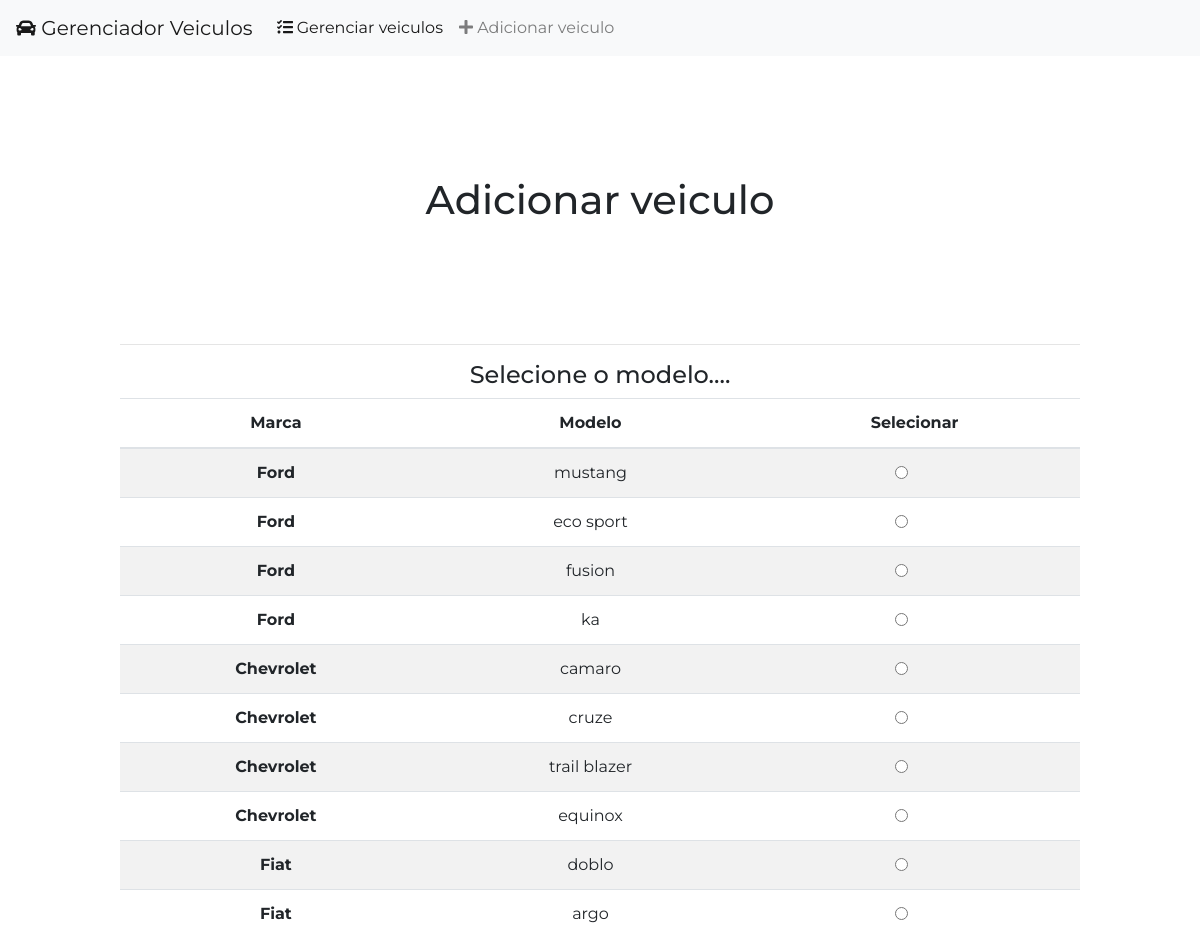
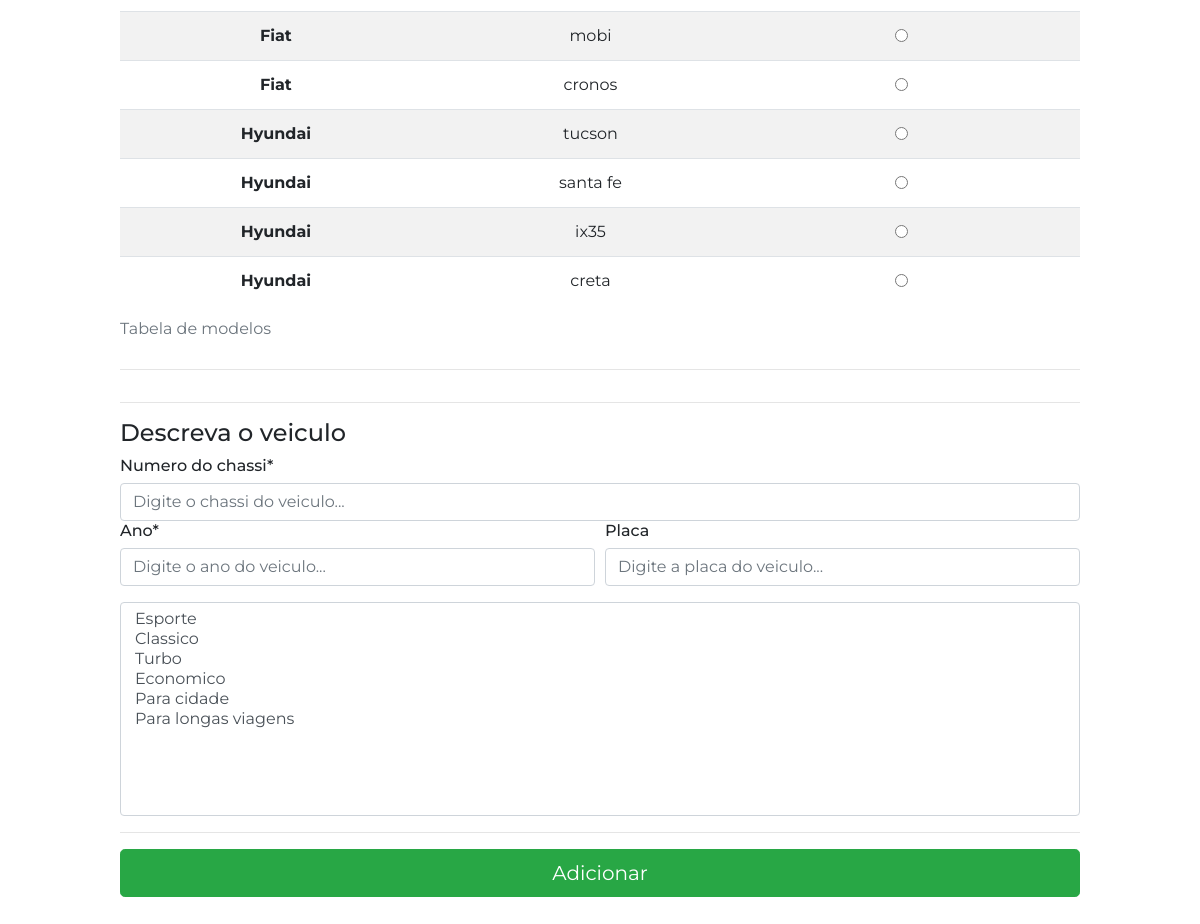
/view/add_veiculo.php, run on the app's committed database (2 pictures, top to bottom).
### tables this page shows
CREATE TABLE IF NOT EXISTS `marca` (
  `id` int(11) NOT NULL AUTO_INCREMENT,
  `nome` varchar(30) NOT NULL,
  PRIMARY KEY (`id`),
  UNIQUE KEY `id` (`id`)
);

CREATE TABLE IF NOT EXISTS `modelo` (
  `id` int(11) NOT NULL AUTO_INCREMENT,
  `fk_marca` int(11) NOT NULL,
  `nome` varchar(50) NOT NULL,
  PRIMARY KEY (`id`)
);

### model/DAO/CarroDAO.php (the view, shortened to what this page needs)
<?php
class CarroDAO{
    public function selectMarcaModelo(){
        $cona = new Conexao();
        $con=$cona->abreConexao();
        $SQL=$con->query("SELECT modelo.id as mid,modelo.nome as modn,marca.nome as marn FROM modelo INNER JOIN marca ON modelo.fk_marca=marca.id");
        $i=0;
        while($registros = $SQL->fetch_array()){
            if ($i==0) {
               $listaMarca[]=" <th scope='row'>".$registros["marn"]."</th>
                            <td>".$registros["modn"]."</td>
                            <td>
                                <input class='form-check-input' type='radio' name='modelo' id='inlineCheckbox".$registros["mid"]."' value='".$registros["mid"]." required'>
                            </td>
                            ";
            }else{
                $listaMarca[]=" <th scope='row'>".$registros["marn"]."</th>
                                <td>".$registros["modn"]."</td>
                                <td>
                                    <input class='form-check-input' type='radio' name='modelo' id='inlineCheckbox".$registros["mid"]."' value='".$registros["mid"]."'>
                                </td>
                            ";
                        }
                        $i++;
                }
        return $listaMarca;
    }
    public function selectCaracteristicas(){
        $cona = new Conexao();
        $con=$cona->abreConexao();
        $SQL=$con->query("SELECT * FROM caracteristicas");
        while($registros = $SQL->fetch_array()){
            $listaCaracteristicas[]="<option value='".$registros["id"]."'>".$registros["nome"]."</option>";
        }
        return $listaCaracteristicas;
    }
}
?>

### view/add_veiculo.php (shortened to what this page needs)
<?php include("../model/DAO/CarroDAO.php")?>
<?php
	$co=new CarroDAO();
	$listaCaracteristicas=$co->selectCaracteristicas();
	$listaMarcaModelos=$co->selectMarcaModelo();
?>
<!DOCTYPE html>
<html>
<head>
	<?php include(__DIR__.'/./template/head.php')?>
	<link rel="stylesheet" type="text/css" href="https://cdn.datatables.net/1.10.20/css/jquery.dataTables.min.css">
</head>
<body>
	<div id="menu">
		<?php
			include(__DIR__.'/./template/menu.php');
		?>
	</div>
	<main>
		<div class="content-fluid" style="padding: 10%">
			<div class="text-center">
				<h1>Adicionar veiculo</h1>
			</div>
			<form  method="post" name="frmveiculo" id="frmveiculo">
				<div style="padding-top: 10%" class="table-responsive text-center">
					<hr>
					<h4>Selecione o modelo....</h4>
					<table id="tabelaMarcaModelos" class="display table table-striped">
						<caption>Tabela de modelos</caption>
						<thead>
							<tr>
								<th scope="col">Marca</th>
								<th scope="col">Modelo</th>
								<th scope="col">Selecionar</th>
							</tr>
						</thead>
						<tbody>
							<?php
								foreach ($listaMarcaModelos as $modelos) {
									echo "<tr>";
									echo $modelos;
									echo "</tr>";
								}
							?>
						</tbody>
					</table>
					<hr>
				</div>
				<hr>
				<h4>Descreva o veiculo</h4>
				<div class="form-group">
					<div class="form-row">
						<div class="col">
							<h6>Numero do chassi*</h6>
							<input type="text" maxlength="17" minlength="17" class="form-control" placeholder="Digite o chassi do veiculo..." id="chassi" name="chassi" required="">
						</div>
					</div>
					<div class="form-group">
						<div class="form-row">
							<div class="col-md-6">
								<h6>Ano*</h6>
								<input type="text" maxlength="4" minlength="4" class="form-control" pattern="[0-9]*" id="ano" name="ano" placeholder="Digite o ano do veiculo..." required="">
							</div>
							<div class="col-md-6">
								<h6>Placa</h6>
								<input type="text" maxlength="7" minlength="7" class="form-control" placeholder="Digite a placa do veiculo..." id="placa" name="placa" required="">
							</div>
						</div>
					</div>
					<div class="form-row">
						<div class="col">
							<select class="slMultiple form-control" required multiple="multiple" name="caracteristicas[]" id="caracteristicas" size="10">
								<?php
									foreach ($listaCaracteristicas as $carac) {
										echo $carac;
									}
								?>
							</select>
						</div>
					</div>
				</div>
				<hr>
				<button class="btn btn-success btn-lg btn-block" id="btSelecionar" name="btSelecionar">Adicionar</button>
			</form>
		</div>
	</main>
</body>
</html>

### view/css/style.css (style rules this page uses)
body { font-family: 'Montserrat', sans-serif !important; }
html { scroll-behavior: smooth; }

### data on the page
modelo: nome "mustang"
marca: nome "Ford"
modelo: nome "eco sport"
modelo: nome "fusion"
modelo: nome "ka"
modelo: nome "camaro"
marca: nome "Chevrolet"
modelo: nome "cruze"
modelo: nome "trail blazer"
modelo: nome "equinox"
modelo: nome "doblo"
marca: nome "Fiat"
modelo: nome "argo"
modelo: nome "mobi"
modelo: nome "cronos"
modelo: nome "tucson"
marca: nome "Hyundai"
modelo: nome "santa fe"
modelo: nome "ix35"
modelo: nome "creta"
